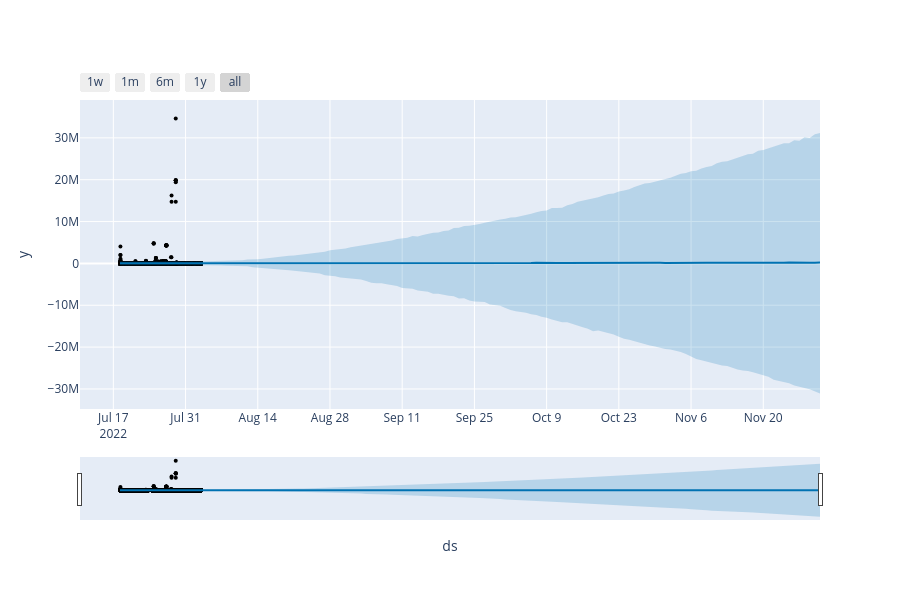

Notebook source saved alongside this figure:
### Code cell
from prophet.plot import plot_plotly, plot_components_plotly

plot_plotly(m, forecast)

### Figure 1 — Plotly figure (JSON) as saved in the notebook; plotly's stock layout.template omitted (floating-point values rounded to 4 significant figures; data arrays with more than 128 entries replaced by an {"elided": "..."} marker saying what was removed)
{"data": [{"marker": {"color": "black", "size": 4}, "mode": "markers", "name": "Actual", "type": "scatter", "x": {"elided": "26322 str values"}, "y": {"elided": "26322 int values"}}, {"hoverinfo": "skip", "line": {"width": 0}, "mode": "lines", "type": "scatter", "x": {"elided": "8457 str values"}, "y": {"elided": "8457 float values"}}, {"fill": "tonexty", "fillcolor": "rgba(0, 114, 178, 0.2)", "line": {"color": "#0072B2", "width": 2}, "mode": "lines", "name": "Predicted", "type": "scatter", "x": {"elided": "8457 str values"}, "y": {"elided": "8457 float values"}}, {"fill": "tonexty", "fillcolor": "rgba(0, 114, 178, 0.2)", "hoverinfo": "skip", "line": {"width": 0}, "mode": "lines", "type": "scatter", "x": {"elided": "8457 str values"}, "y": {"elided": "8457 float values"}}], "layout": {"height": 600, "showlegend": false, "width": 900, "xaxis": {"rangeselector": {"buttons": [{"count": 7, "label": "1w", "step": "day", "stepmode": "backward"}, {"count": 1, "label": "1m", "step": "month", "stepmode": "backward"}, {"count": 6, "label": "6m", "step": "month", "stepmode": "backward"}, {"count": 1, "label": "1y", "step": "year", "stepmode": "backward"}, {"step": "all"}]}, "rangeslider": {"visible": true}, "title": {"text": "ds"}, "type": "date"}, "yaxis": {"title": {"text": "y"}}}}
